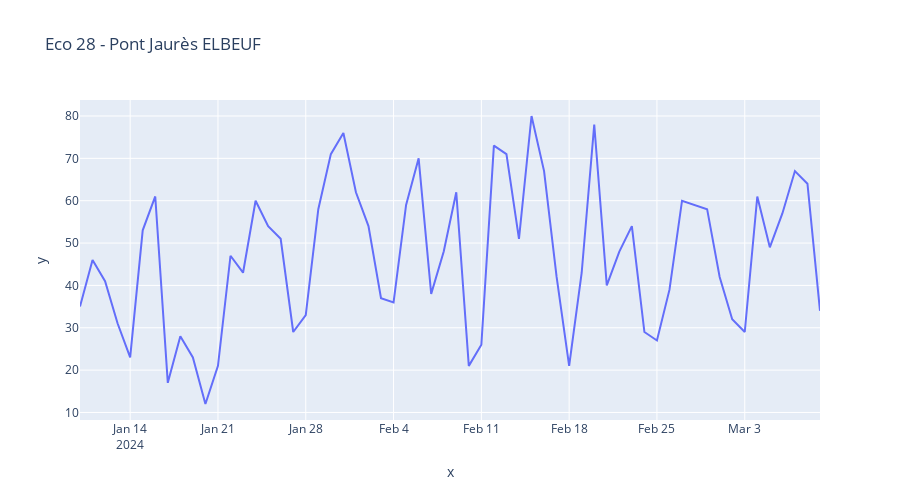

Notebook code for this chart:
### Code cell
def plot_comptage_jour(name):
    data = df.loc[df['name']==name,['Date','counts']]
    data = data.groupby('Date').sum()
    data = data.reset_index()
    return px.line(x=data['Date'],y=data['counts'],title=name,height=500)

widgets.interact(plot_comptage_jour,name=df['name'].unique())

### Figure 1 — Plotly figure (JSON) as saved in the notebook; plotly's stock layout.template omitted (floating-point values rounded to 4 significant figures)
{"data": [{"hovertemplate": "x=%{x}<br>y=%{y}<extra></extra>", "legendgroup": "", "line": {"color": "#636efa", "dash": "solid"}, "marker": {"symbol": "circle"}, "mode": "lines", "name": "", "orientation": "v", "showlegend": false, "type": "scatter", "x": ["2024-01-10T00:00:00", "2024-01-11T00:00:00", "2024-01-12T00:00:00", "2024-01-13T00:00:00", "2024-01-14T00:00:00", "2024-01-15T00:00:00", "2024-01-16T00:00:00", "2024-01-17T00:00:00", "2024-01-18T00:00:00", "2024-01-19T00:00:00", "2024-01-20T00:00:00", "2024-01-21T00:00:00", "2024-01-22T00:00:00", "2024-01-23T00:00:00", "2024-01-24T00:00:00", "2024-01-25T00:00:00", "2024-01-26T00:00:00", "2024-01-27T00:00:00", "2024-01-28T00:00:00", "2024-01-29T00:00:00", "2024-01-30T00:00:00", "2024-01-31T00:00:00", "2024-02-01T00:00:00", "2024-02-02T00:00:00", "2024-02-03T00:00:00", "2024-02-04T00:00:00", "2024-02-05T00:00:00", "2024-02-06T00:00:00", "2024-02-07T00:00:00", "2024-02-08T00:00:00", "2024-02-09T00:00:00", "2024-02-10T00:00:00", "2024-02-11T00:00:00", "2024-02-12T00:00:00", "2024-02-13T00:00:00", "2024-02-14T00:00:00", "2024-02-15T00:00:00", "2024-02-16T00:00:00", "2024-02-17T00:00:00", "2024-02-18T00:00:00", "2024-02-19T00:00:00", "2024-02-20T00:00:00", "2024-02-21T00:00:00", "2024-02-22T00:00:00", "2024-02-23T00:00:00", "2024-02-24T00:00:00", "2024-02-25T00:00:00", "2024-02-26T00:00:00", "2024-02-27T00:00:00", "2024-02-28T00:00:00", "2024-02-29T00:00:00", "2024-03-01T00:00:00", "2024-03-02T00:00:00", "2024-03-03T00:00:00", "2024-03-04T00:00:00", "2024-03-05T00:00:00", "2024-03-06T00:00:00", "2024-03-07T00:00:00", "2024-03-08T00:00:00", "2024-03-09T00:00:00"], "xaxis": "x", "y": [35, 46, 41, 31, 23, 53, 61, 17, 28, 23, 12, 21, 47, 43, 60, 54, 51, 29, 33, 58, 71, 76, 62, 54, 37, 36, 59, 70, 38, 48, 62, 21, 26, 73, 71, 51, 80, 67, 42, 21, 43, 78, 40, 48, 54, 29, 27, 39, 60, 59, 58, 42, 32, 29, 61, 49, 57, 67, 64, 34], "yaxis": "y"}], "layout": {"height": 500, "legend": {"tracegroupgap": 0}, "title": {"text": "Eco 28 - Pont Jaurès ELBEUF"}, "xaxis": {"anchor": "y", "domain": [0, 1], "title": {"text": "x"}}, "yaxis": {"anchor": "x", "domain": [0, 1], "title": {"text": "y"}}}}
